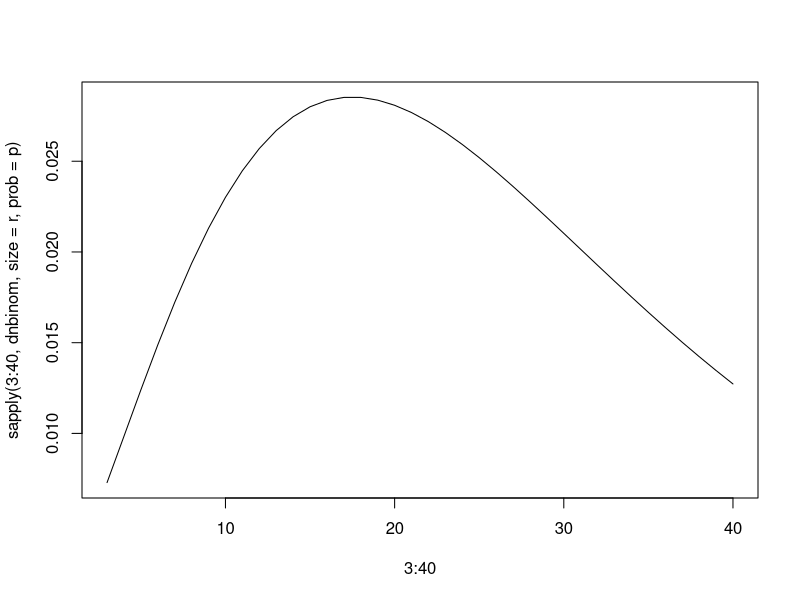

Reproduce this figure in R. (Note: this script raises an error after producing the figure.)
k <- 40  # failures (non-defective units)
r <- 3  # successes (defective units)
p <- 0.1  # probability of success (defective)



# Using dnbinom
prob_r <- dnbinom(k, size = r, prob = p)
pnbinom(44, mu=10, size=3)


print(sprintf("R calculation: %.4f", prob_r))

# Manual calculation for verification
manual_calc <- choose(k + r - 1, k) * p^r * (1-p)^k
print(sprintf("Manual calculation: %.4f", manual_calc))


plot(3:40,sapply(3:40, dnbinom, size=r, prob=p), type='l')




m.df <- metalocus.df

m.df <- m.df[m.df$abbv == 'Bocin',]


require(MASS)
require(ggplot2)

barplot(table(m.df$member_annotations))
ggplot(m.df, aes(member_annotations, fill = sizing)) + geom_histogram(binwidth = 1) + facet_grid(sizing ~ ., margins = TRUE, scales = "free")

# glm.nb(formula = daysabs ~ math + prog, data = dat, init.theta = 1.032713156, 
#            link = log)
glm <- glm.nb(formula = member_annotations ~ sizing, data = m.df, init.theta = 1.032713156, link = log)

summary(glm)


dnbinom(x, size, prob)









# plotting binom classifications ------------------------------------------------------------

## this makes use of two functions which have been moved to functions.R
# get_metalocus_mat()
# binary_p()

ls <- binary_p('Bocin')
ls$plot()

ls <- binary_p('Scpom')
ls$plot()

ls <- binary_p('Cocin')
ls$plot()


ls <- binary_p('Fugra')
ls$plot()

ls <- binary_p('Blgra')
ls$plot()


ls <- binary_p('Pabra')
ls$plot()

ls <- binary_p('Mulus')
ls$plot()


ls <- binary_p('Pyory')
ls$plot()
table(ls$random)


m.df <- metalocus.df

for (abbv in unique(m.df$abbv)) {
  message(abbv)
  ls <- binary_p(abbv)
  ls$plot()
}



# chatgpt example ---------------------------------------------------------

# ---------- helpers ----------

# Estimate f from the lower quantile of genes (robust to true positives)
estimate_f_lower_quantile <- function(binary_matrix, q=0.5) {
  totals <- rowSums(binary_matrix, na.rm=TRUE)
  G <- nrow(binary_matrix)
  cutoff <- max(1, floor(G * q))
  sel_idx <- order(totals)[1:cutoff]
  data <- as.vector(as.matrix(binary_matrix[sel_idx, ]))
  mean(data, na.rm=TRUE)
}

# Compute binomial survival p-values (P[X >= k])
binomial_pvals <- function(binary_matrix, f) {
  totals <- rowSums(binary_matrix, na.rm=TRUE)
  m_i   <- rowSums(!is.na(binary_matrix))
  G <- nrow(binary_matrix)
  pvals <- numeric(G)
  for (i in seq_len(G)) {
    k <- totals[i]
    m <- m_i[i]
    if (k > 0) {
      pvals[i] <- pbinom(k - 1, size=m, prob=f, lower.tail=FALSE)
    } else {
      pvals[i] <- 1.0
    }
  }
  pvals
}

# Per-m thresholds: smallest c with P(X>=c) <= alpha
per_m_thresholds <- function(f, max_m=37, alphas=c(0.05,0.01)) {
  tbl <- list()
  for (m in 1:max_m) {
    entry <- list()
    for (a in alphas) {
      c_val <- NA
      for (k in 0:m) {
        if (pbinom(k-1, size=m, prob=f, lower.tail=FALSE) <= a) {
          c_val <- k
          break
        }
      }
      entry[[as.character(a)]] <- c_val
    }
    tbl[[as.character(m)]] <- entry
  }
  tbl
}

# ---------- example usage ----------

# Suppose binary_matrix is your G x S matrix of 0/1 (genes x samples)
# Example: simulate
set.seed(123)
G <- 10000; S <- 37
# binary_matrix <- matrix(rnbinom(G*S, size=1, mu=1), nrow=G, ncol=S)
binary_matrix <- get_metalocus_mat("Bocin")

barplot(table(rowSums(binary_matrix)))

# Estimate null f
f_hat <- estimate_f_lower_quantile(binary_matrix, q=0.5)
cat("Estimated f:", f_hat, "\n")

# Compute per-gene binomial p-values
pvals <- binomial_pvals(binary_matrix, f_hat)

# Multiple-testing correction (Benjamini-Hochberg FDR)
padj <- p.adjust(pvals, method="BH")

# Find significant genes
sig_genes <- which(padj < 0.05)
length(sig_genes)

# Per-m thresholds (lookup table)
thresholds <- per_m_thresholds(f_hat, max_m=37, alphas=c(0.05,0.01))
thresholds[["37"]]



m.df[which(padj < 0.05), ]



# now glm nbinom ----------------------------------------------------------

# Required packages
if(!require(MASS)) install.packages("MASS")
if(!require(pscl)) install.packages("pscl")   # for zeroinfl (optional)
if(!require(ggplot2)) install.packages("ggplot2")
library(MASS)
library(pscl); 
library(ggplot2)

# ---------- Inputs ----------
# mat: G x S binary (0/1) matrix, rows genes, cols samples
# Example: simulate small example if mat not provided
#set.seed(1)
#G <- 10000; S <- 37
#mat <- matrix(rbinom(G*S, size=1, prob=0.02), nrow=G, ncol=S)

# replace above with your actual matrix
mat <- get_metalocus_mat("Bocin")

# ---------- Precompute totals and m_i ----------
T <- rowSums(mat, na.rm = TRUE)     # totals per gene
m_i <- rowSums(!is.na(mat))         # number of samples observed per gene (usually constant)

df <- data.frame(T = T, m = m_i)

# ---------- 1) Fit NB null via GLM (MASS::glm.nb) ----------
# Model totals T_i ~ NB(mean = m_i * mu0, dispersion = theta)
# Use offset log(m_i) so intercept estimates log(mu0)
fit_nb <- glm.nb(T ~ 1 + offset(log(m)), data = df, link = log)
summary(fit_nb)

# Extract parameters:
log_mu0_hat <- coef(fit_nb)[1]
mu0_hat <- exp(log_mu0_hat)            # per-sample mean under null
theta_hat <- fit_nb$theta               # this is "size" parameter (theta) such that Var = mu + mu^2 / theta

cat(sprintf("Estimated mu0 per sample = %.6f\n", mu0_hat))
cat(sprintf("Estimated theta (size) = %.6f; dispersion phi = 1/theta = %.6f\n", theta_hat, 1/theta_hat))


# ---------- 2) Compute per-gene tail p-values under the fitted null ----------
# R's pnbinom uses parameterization with 'size' such that Var = mu + mu^2/size
mu_i_hat <- mu0_hat * m_i
# p-value P(T >= observed)
pvals_nb <- ifelse(T > 0, pnbinom(T - 1, size = theta_hat, mu = mu_i_hat, lower.tail = FALSE), 1.0)

table(pvals_nb < 0.05)

# Adjust for multiple testing (BH)
padj_nb <- p.adjust(pvals_nb, method = "BH")

# Results summary
table(padj_nb < 0.05)
table_significant <- table(padj_nb < 0.05)
cat("Number significant at FDR 0.05:", sum(padj_nb < 0.05), "\n")

# ---------- 3) Per-m critical thresholds (lookup table) ----------
per_m_thresholds_nb <- function(mu0, theta, max_m = max(m_i), alphas = c(0.05, 0.01)) {
  out <- data.frame(m = 1:max_m)
  for(a in alphas) {
    crits <- sapply(1:max_m, function(m) {
      mu = mu0 * m
      # find smallest c s.t. P(T >= c) <= a
      c_val <- NA
      for(k in 0:m) {
        pval <- pnbinom(k - 1, size = theta, mu = mu, lower.tail = FALSE)
        if(pval <= a) { c_val <- k; break }
      }
      c_val
    })
    out[[paste0("crit_alpha_", a)]] <- crits
  }
  out
}

thresholds <- per_m_thresholds_nb(mu0_hat, theta_hat, max_m = max(m_i), alphas = c(0.05, 0.01))
print(head(thresholds, 10))
print(thresholds[thresholds$m == max(m_i), ])

# ---------- 4) Goodness-of-fit checks ----------
# 4a. Observed vs expected frequency table for totals 0..max_m
obs_tab <- as.integer(table(factor(T, levels = 0:max(m_i))))
exp_probs <- sapply(0:max(m_i), function(k) {
  # average expected probability across genes with possibly varying m; 
  # simpler: compute expected distribution assuming m = modal m (or do weighted)
  # We'll approximate using m = most common m:
  modal_m <- as.numeric(names(which.max(table(m_i))))
  mu_modal <- mu0_hat * modal_m
  dnbinom(k, size = theta_hat, mu = mu_modal)
})
exp_tab <- length(T) * exp_probs

obs_exp_df <- data.frame(count = 0:max(m_i), observed = obs_tab, expected = exp_tab)
# Quick plot
ggplot(obs_exp_df, aes(x = count)) +
  geom_bar(aes(y = observed), stat="identity", alpha=0.6) +
  geom_point(aes(y = expected), color = "red", size = 1.5) +
  geom_line(aes(y = expected), color = "red", linetype = "dashed") +
  labs(title = "Observed (bars) vs expected (red) totals under NB null (modal m used)",
       y = "Number of genes")

# 4b. Pearson chi-square goodness of fit (approx; caveats for small cells)
chi_sq <- sum( (obs_tab - exp_tab)^2 / pmax(exp_tab, 1) )
df_chi <- length(obs_tab) - 1 - 1   # bins - 1 - #estimated params (mu0 and theta)
p_chi <- pchisq(chi_sq, df = df_chi, lower.tail = FALSE)
cat(sprintf("Pearson chi-square = %.2f, df = %d, p = %.3g\n", chi_sq, df_chi, p_chi))

# 4c. Check zero inflation: compare observed zeros vs expected zeros
obs0 <- obs_tab[1]
exp0 <- exp_tab[1]
cat(sprintf("Observed zeros = %d, expected zeros = %.2f\n", obs0, exp0))

# If observed zeros >> expected zeros, consider zero-inflated NB:
if(obs0 > 1.5 * exp0) {
  cat("Consider zero-inflated NB (observed zeros considerably higher than expected).\n")
}

# ---------- 5) Optional: fit zero-inflated NB (pscl::zeroinfl) ----------
# You need a formula with predictors; for null model, we can do: T ~ offset(log(m)) | 1 
# (count model uses NB, zero-inflation model intercept only)
zinb_fit <- try(zeroinfl(T ~ offset(log(m)), data = df, dist = "negbin"), silent = TRUE)
if(!inherits(zinb_fit, "try-error")) {
  print(summary(zinb_fit))
  # Compare AIC
  cat("AIC glm.nb:", AIC(fit_nb), "AIC ZINB:", AIC(zinb_fit), "\n")
}

# ---------- 6) Optional: 2-component NB mixture (EM) on totals ----------
# If you suspect a mixture (background + real), you can fit a naive EM for two NB components.
# This is a more custom step; see below for a simple EM sketch if you want.
